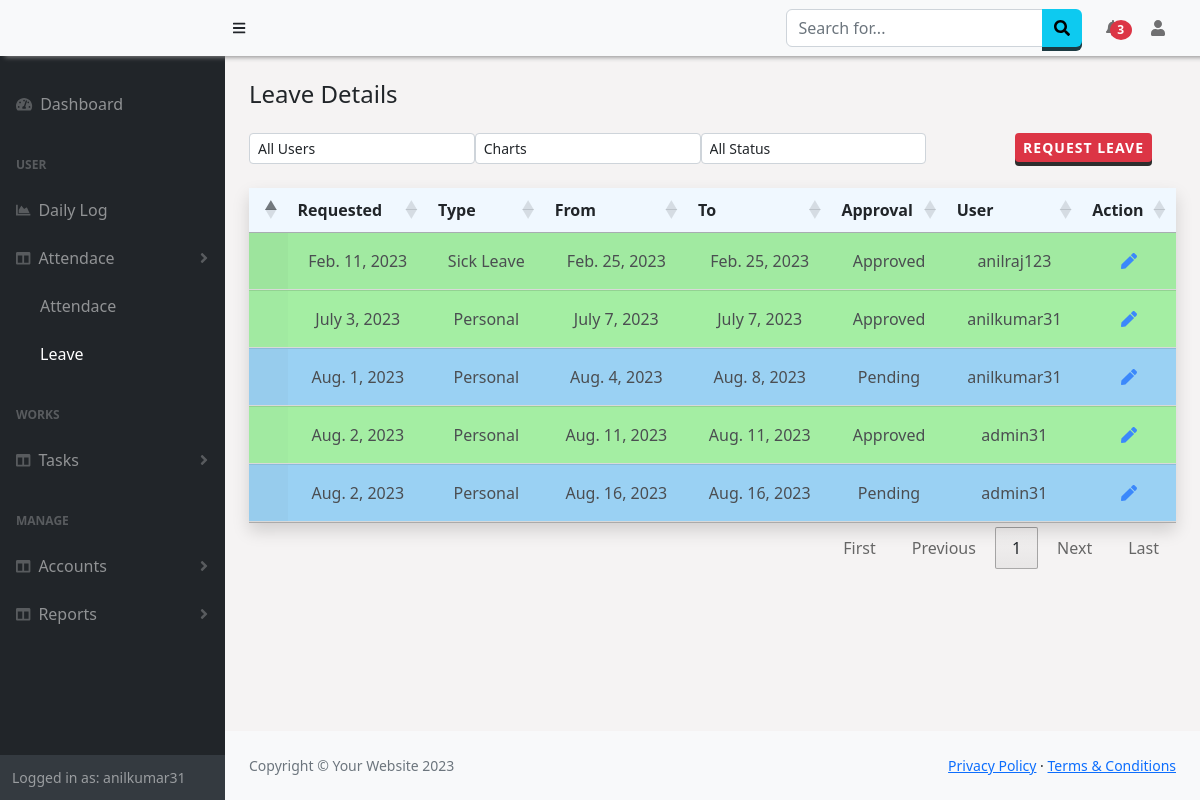
Page /Attendance/Leaves (signed in) on the committed database.
### Attendance/models.py (models this page shows, shortened)
class Leave(models.Model):
    date =  models.DateField(auto_now_add=True,null=True)
    user = models.ForeignKey(User, null=True, on_delete= models.SET_NULL)
    type =  models.ForeignKey(LeaveType,on_delete= models.CASCADE)
    leave_from = models.DateField(null=True)
    leave_to = models.DateField(null=True)
    details = models.TextField()
    approval = models.ForeignKey(Approval, on_delete=models.CASCADE, null=True,default=2)
    approved_by = models.CharField(max_length=50,null=True)
    date_approved = models.DateTimeField(null=True,default=None)

class LeaveType(models.Model):
    name = models.CharField(max_length=50,null=True,default=None)
    days = models.IntegerField(null=True,)

class Approval(models.Model):
    name =models.CharField(max_length=50)

### Attendance/views.py (the view)
# urls.py: path('Leaves',views.getleave, name='leave'),
def getleave(request):
    usr = checkTeams(request)
    allusers =User.objects.filter(pk__in=usr[0]).values('id','username')
    all_leaves = Leave.objects.filter(user__id__in=usr[0])
    type = LeaveType.objects.all().values()
    return render(request, 'Attendance/leave.html',{'result':all_leaves,'users' :allusers,'LeaveTypes':type})

### Manager/views.py (called while the page is built)
def checkTeams(request):
    is_team = False
    if request.user.is_superuser:
        users = Employees.objects.values('user').filter(company=request.session['comp'])
        is_team=True
    else:
        is_manager = userDetails.objects.get(user__id=request.user.id)
        if is_manager.is_manager == True:
            users1 = userManager.objects.values('user').filter(manager=is_manager)
            users = User.objects.filter(Q(pk__in=users1)| Q(pk=request.user.id))
            is_team=True
        else:
            users = User.objects.filter(username=request.user.username)
        """
        if u_teams.exists():
            is_team=True
            users = TeamUsers.objects.values('user').filter(team__in=u_teams)
        else:
            users = User.objects.filter(username=request.user.username)
        """
    return users,is_team

### Attendance/templates/Attendance/leave.html (shortened to what this page needs)
{% extends "base.html" %}
{% block content %}
<div class="">
    <div>
      <div class="row">
          <div class="col-md-12">
              <div class="col-md-12 row">
                <h4 class="text-left mb-4" >Leave Details&nbsp;</h4>
                <div >
                {% if user.is_superuser or perms.Attendance.view_leave %}
                  <select class="form-control form-control-sm col-sm-2 mb-3 w-25" id="user_s" style="float:left;" onchange="getLeave()">
                    <option value="0">All Users</option>
                  </select>
                  <select class="form-control form-control-sm col-sm-2 w-25" id="chart_option" style="float:left;" onchange="selectCharts()">
                    <option value="">Charts</option>
                  </select>
                  {% endif %}
                  <select class="form-control form-control-sm col-sm-2 w-25" id="status" style="float:left;" onchange="getLeave()">
                    <option value="0">All Status</option>
                  </select>
                  <a style="float:right;" class="btn btn-sm btn-danger" type="button" data-bs-toggle="modal" data-bs-target="#leave_modal" onclick="setModal()" id="leaveRequest">Request Leave</a>
                </div>
              </div>
              <div  id="change_content" class="table-wrap table-responsive-sm mt-2" style="clear:right;">
                  <table class="table  text-center shadow display" id="leaveTable">
                    <thead>
                      <tr>
                        <th></th>
                        <th>Requested</th>
                        <th>Type</th>
                        <th>From</th>
                        <th>To</th>
                        <th>Approval</th>
                        {% if 'Attendance.change_leave' in perms %}<th>User</th>{% endif %}
                        <th>Action</th>
                      </tr>
                    </thead>
                    <tbody id="tbody_leave" style="overflow:visible !important;">
                      {% for n in result %}
                      <tr style="background-color:{% if n.approval.name == 'Pending' %}lightskyblue{% elif n.approval.name == 'Approved' %}lightgreen{% else %}antiquewhite{% endif %};">
                        <td class="p-2 details-control">
                         </td>
                        <td>{{n.date}}</td><td>{{n.type.name}}</td><td>{{n.leave_from}}</td><td>{{n.leave_to}}</td>
                        <td >{{n.approval.name}}</td>
                        {% if 'Attendance.change_leave' in perms %}
                        <td>{{n.user}}</td>
                        <td>
                          <a  id="a_detailss" onclick="updateLeave({{n.id}})">
                            <i class="fas fa-solid fa-pen text-primary"></i>
                        </a>
                        </td>
                        {% endif %}
                      </tr>
                      {% endfor%}
                    </tbody>
                  </table>
                </div>
            </div>
          <br /><br />
        </div>
    </div>
  </div>
{% endblock %}

### templates/base.html (shortened to what this page needs)
<!DOCTYPE html>
<html lang="en">
    <head>
        <link href="https://cdn.jsdelivr.net/npm/simple-datatables@7.1.2/dist/style.min.css" rel="stylesheet" />
        <link href="https://cdn.datatables.net/1.13.5/css/jquery.dataTables.min.css" rel="stylesheet" />
        <link href="https://cdn.datatables.net/buttons/2.4.1/css/buttons.dataTables.min.css" rel="stylesheet" />
        <link href="/static/css/styles.css" rel="stylesheet" />
        <link href="/static/css/customSB.css" rel="stylesheet" />
    </head>
    <body class="sb-nav-fixed" >
        <nav class="sb-topnav navbar navbar-expand-sm navbar-light bg-light fixed-top" style=" box-shadow: 5px 1px 5px #888888;">
            <a class="navbar-brand ps-3 bg-light" href="{% url 'home' %}">{{request.session.company}}</a>
            <button class="btn btn-link btn-sm order-2 order-lg-0 me-4 me-lg-0" id="sidebarToggle" href="#!"><i class="fas fa-bars"></i></button>
            <form class="d-none d-md-inline-block form-inline ms-auto me-0 me-md-3 my-2 my-md-0">
                <div class="input-group">
                    <input class="form-control" type="text" placeholder="Search for..." aria-label="Search for..." aria-describedby="btnNavbarSearch" />
                    <button class="btn btn-info" id="btnNavbarSearch" type="button"><i class="fas fa-search"></i></button>
                </div>
            </form>
            <ul class="navbar-nav ms-auto ms-md-0 ">
                <li class="nav-item dropdown">
                    <a class="nav-link dropdown-toggle" id="navbarDropdown" href="#" role="button" data-bs-toggle="dropdown" aria-expanded="false"> <span class="badge badge-sm badge-danger badge-counter bg-danger rounded-circle " style="margin-left:-10px;">3</span></a>
                </li>
            </ul>
            <ul class="navbar-nav  ms-md-0 me-3 me-lg-4">
                <li class="nav-item dropdown">
                    <a class="nav-link dropdown-toggle" id="navbarDropdown" href="#" role="button" data-bs-toggle="dropdown" aria-expanded="false"><i class="fas fa-user fa-fw"></i></a>
                </li>
            </ul>
        </nav>
        <div id="layoutSidenav" style="background-color:rgb(245, 243, 243);">
            <div id="layoutSidenav_nav">
                <nav class="sb-sidenav accordion sb-sidenav-dark" id="sidenavAccordion" >
                    <div class="sb-sidenav-menu" >
                        <div class="nav">
                            <a class="nav-link mt-4" href="{% url 'home' %}">
                                <div class="sb-nav-link-icon"><i class="fas fa-tachometer-alt"></i></div>
                                <span style="{% if request.path == '/' %}color:white;{% endif %}">Dashboard<span>
                            </a>
                            <div class="sb-sidenav-menu-heading">User</div>
                            <a class="nav-link" href="{% url 'dailylog' %}">
                                <div class="sb-nav-link-icon"><i class="fas fa-chart-area"></i></div>
                                <span style="{% if request.path == '/Worklog/dailylog/' %}color:white;{% endif %}">Daily Log<span>
                            </a>
                            <a class="nav-link collapsed" href="#" data-bs-toggle="collapse" data-bs-target="#collapseAttendance" aria-expanded="false" aria-controls="collapseLayouts">
                                <div class="sb-nav-link-icon"><i class="fas fa-columns"></i></div>
                                Attendace
                                <div class="sb-sidenav-collapse-arrow"><i class="fas fa-angle-down"></i></div>
                            </a>
                            <div class="{% if request.path|slice:'12' != '/Attendance/' %}collapse{% endif %}" id="collapseAttendance" aria-labelledby="headingOne" data-bs-parent="#sidenavAccordion">
                                <nav class="sb-sidenav-menu-nested nav">
                                    <a class="nav-link" href="{% url 'attendance' %} "style="{% if request.path == '/Attendance/Details' %}color:white;{% endif %}">Attendace</a>
                                    <a class="nav-link" href="{% url 'leave' %}" style="{% if request.path == '/Attendance/Leaves' %}color:white;{% endif %}">Leave</a>
                                </nav>
                            </div>
                            <div class="sb-sidenav-menu-heading">Works</div>
                            <a class="nav-link collapsed" href="#" data-bs-toggle="collapse" data-bs-target="#collapseLayouts" aria-expanded="false" aria-controls="collapseLayouts">
                                <div class="sb-nav-link-icon"><i class="fas fa-columns"></i></div>
                                Tasks
                                <div class="sb-sidenav-collapse-arrow"><i class="fas fa-angle-down"></i></div>
                            </a>
                            <div class="sb-sidenav-menu-heading">Manage</div>
                            <a class="nav-link collapsed" href="#" data-bs-toggle="collapse" data-bs-target="#collapseDetails" aria-expanded="false" aria-controls="collapseLayouts">
                                <div class="sb-nav-link-icon"><i class="fas fa-columns"></i></div>
                                Accounts
                                <div class="sb-sidenav-collapse-arrow"><i class="fas fa-angle-down"></i></div>
                            </a>
                            <a class="nav-link collapsed" href="#" data-bs-toggle="collapse" data-bs-target="#collapseReports" aria-expanded="false" aria-controls="collapseLayouts">
                                <div class="sb-nav-link-icon"><i class="fas fa-columns"></i></div>
                                Reports
                                <div class="sb-sidenav-collapse-arrow"><i class="fas fa-angle-down"></i></div>
                            </a>
                        </div>
                    </div>
                    <div class="sb-sidenav-footer">
                        <div class="small">Logged in as: {{ user.username}}</div>
                    </div>
                </nav>
            </div>
            <div id="layoutSidenav_content" >
                <main class="p-4" >
                    {% block content %}
                {% endblock %}
                </main>
                <footer class="py-4 bg-light mt-auto">
                    <div class="container-fluid px-4">
                        <div class="d-flex align-items-center justify-content-between small">
                            <div class="text-muted">Copyright &copy; Your Website 2023</div>
                            <div>
                                <a href="#">Privacy Policy</a>
                                &middot;
                                <a href="#">Terms &amp; Conditions</a>
                            </div>
                        </div>
                    </div>
                </footer>
            </div>
        </div>
        <link href="https://cdnjs.cloudflare.com/ajax/libs/twitter-bootstrap/5.2.0/css/bootstrap.min.css" rel="stylesheet" type="text/css">
    </body>
</html>

### Attendance/templates/Attendance/leave.html (style rules this page uses)
#leaveTable td { padding: 1rem; }

### templates/base.html (style rules this page uses)
td.details-control { background: url('https://www.datatables.net/examples/resources/details_open.png') no-repeat center center; cursor: pointer; }
.dropdown-toggle:after { display: none !important; }
thead { background-color:aliceblue !important; }
th { font-weight:600 !important; }
tbody tr { opacity:0.8; border-top:1px solid lightgray; border-bottom:1px solid lightgray; }
.navbar,.sb-sidenav { background-color:DodgerBlue important; }
.btn { outline: none; cursor: pointer; border: none !important; display: block; position: relative; font-size: 16px ; font-weight: 600 !important; color: #fff; text-transform: uppercase; letter-spacing: 1px; }
.btn-info { background-color: #5bc0de; box-shadow: 0 4px #1C3A42; }
.btn-danger { background-color: #d9534f; box-shadow: 0 4px #2D2D2D; }

### rows in the picture
Leave: date "Feb. 11, 2023", type.name "Sick Leave", leave_from "Feb. 25, 2023", leave_to "Feb. 25, 2023", approval.name "Approved", user "anilraj123"
Leave: date "July 3, 2023", type.name "Personal", leave_from "July 7, 2023", leave_to "July 7, 2023", approval.name "Approved", user "anilkumar31"
Leave: date "Aug. 1, 2023", type.name "Personal", leave_from "Aug. 4, 2023", leave_to "Aug. 8, 2023", approval.name "Pending", user "anilkumar31"
Leave: date "Aug. 2, 2023", type.name "Personal", leave_from "Aug. 11, 2023", leave_to "Aug. 11, 2023", approval.name "Approved", user "admin31"
Leave: date "Aug. 2, 2023", type.name "Personal", leave_from "Aug. 16, 2023", leave_to "Aug. 16, 2023", approval.name "Pending", user "admin31"

### other values in the picture
{{ user.username }} "anilkumar31"
